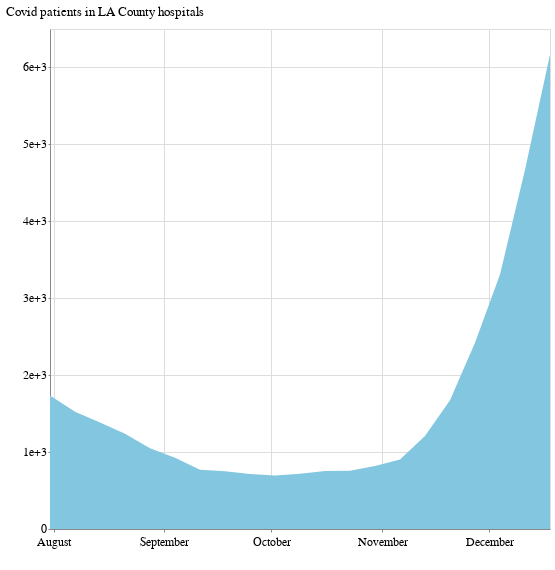

Notebook source saved alongside this figure:
### Code cell
alt.Chart(la_grouped).mark_area().encode(
    x=alt.X('week:T', axis=alt.Axis(format='', title=' ', tickCount=3)),
    y = alt.Y('all_covid_patients', title='Covid patients in LA County hospitals', axis=alt.Axis(format='', tickCount=6)),
).properties(width=500, height=500)

### Figure 1 — Vega-Lite specification as saved in the notebook (floating-point values rounded to 4 significant figures)
{"config": {"view": {"width": 800, "height": 450}, "background": "#ffffff", "title": {"anchor": "start", "font": "Benton Gothic Bold, sans", "fontColor": "#000000", "fontSize": 22, "fontWeight": "normal"}, "arc": {"fill": "#82c6df"}, "area": {"fill": "#82c6df"}, "line": {"stroke": "#82c6df", "strokeWidth": 3}, "path": {"stroke": "#82c6df"}, "rect": {"fill": "#82c6df"}, "shape": {"stroke": "#82c6df"}, "bar": {"fill": "#82c6df"}, "point": {"stroke": "#82c6df"}, "symbol": {"fill": "#82c6df", "size": 30}, "axis": {"titleFont": "Benton Gothic Bold, sans", "titleFontSize": 13, "titleFontWeight": "normal", "labelFont": "Benton Gothic, sans", "labelFontSize": 11.5, "labelFontWeight": "normal"}, "axisX": {"labelAngle": 0, "labelPadding": 4, "tickSize": 3}, "axisY": {"labelBaseline": "middle", "maxExtent": 45, "minExtent": 45, "tickSize": 2, "titleAlign": "left", "titleAngle": 0, "titleX": -45, "titleY": -11}, "legend": {"titleFont": "Benton Gothic Bold, sans", "titleFontSize": 13, "titleFontWeight": "normal", "symbolType": "square", "labelFont": "Benton Gothic, sans", "labelFontSize": 11.5}, "range": {"category": ["#3580b1", "#ec8431", "#ab7fb4", "#c89d29", "#adc839", "#829eb1"], "diverging": ["#e68a4f", "#f4bb6a", "#f9e39c", "#dadfe2", "#a6b7c6", "#849eae"], "heatmap": ["#fbf2c7", "#f9e39c", "#f8d36e", "#f4bb6a", "#e68a4f", "#d15a40", "#ab4232"], "ordinal": ["#fbf2c7", "#f9e39c", "#f8d36e", "#f4bb6a", "#e68a4f", "#d15a40", "#ab4232"], "ramp": ["#fbf2c7", "#f9e39c", "#f8d36e", "#f4bb6a", "#e68a4f", "#d15a40", "#ab4232"]}}, "data": {"name": "data-48c992eca108cfc9b073a17a53132d7f"}, "mark": "area", "encoding": {"x": {"type": "temporal", "axis": {"format": "", "tickCount": 3, "title": " "}, "field": "week"}, "y": {"type": "quantitative", "axis": {"format": "", "tickCount": 6}, "field": "all_covid_patients", "title": "Covid patients in LA County hospitals"}}, "height": 500, "width": 500, "$schema": "https://vega.github.io/schema/vega-lite/v4.0.2.json", "datasets": {"data-48c992eca108cfc9b073a17a53132d7f": [{"county": "Los Angeles", "week": "2020-07-31T00:00:00", "all_covid_patients": 1735.0, "covid_patients_share": 0.15}, {"county": "Los Angeles", "week": "2020-08-07T00:00:00", "all_covid_patients": 1524.0, "covid_patients_share": 0.13}, {"county": "Los Angeles", "week": "2020-08-14T00:00:00", "all_covid_patients": 1384.0, "covid_patients_share": 0.12}, {"county": "Los Angeles", "week": "2020-08-21T00:00:00", "all_covid_patients": 1237.0, "covid_patients_share": 0.1}, {"county": "Los Angeles", "week": "2020-08-28T00:00:00", "all_covid_patients": 1050.0, "covid_patients_share": 0.09}, {"county": "Los Angeles", "week": "2020-09-04T00:00:00", "all_covid_patients": 926.0, "covid_patients_share": 0.08}, {"county": "Los Angeles", "week": "2020-09-11T00:00:00", "all_covid_patients": 769.0, "covid_patients_share": 0.07}, {"county": "Los Angeles", "week": "2020-09-18T00:00:00", "all_covid_patients": 752.0, "covid_patients_share": 0.06}, {"county": "Los Angeles", "week": "2020-09-25T00:00:00", "all_covid_patients": 716.0, "covid_patients_share": 0.06}, {"county": "Los Angeles", "week": "2020-10-02T00:00:00", "all_covid_patients": 696.0, "covid_patients_share": 0.06}, {"county": "Los Angeles", "week": "2020-10-09T00:00:00", "all_covid_patients": 717.0, "covid_patients_share": 0.06}, {"county": "Los Angeles", "week": "2020-10-16T00:00:00", "all_covid_patients": 753.0, "covid_patients_share": 0.06}, {"county": "Los Angeles", "week": "2020-10-23T00:00:00", "all_covid_patients": 756.0, "covid_patients_share": 0.06}, {"county": "Los Angeles", "week": "2020-10-30T00:00:00", "all_covid_patients": 818.0, "covid_patients_share": 0.07}, {"county": "Los Angeles", "week": "2020-11-06T00:00:00", "all_covid_patients": 904.0, "covid_patients_share": 0.08}, {"county": "Los Angeles", "week": "2020-11-13T00:00:00", "all_covid_patients": 1210.0, "covid_patients_share": 0.1}, {"county": "Los Angeles", "week": "2020-11-20T00:00:00", "all_covid_patients": 1675.0, "covid_patients_share": 0.14}, {"county": "Los Angeles", "week": "2020-11-27T00:00:00", "all_covid_patients": 2422.0, "covid_patients_share": 0.19}, {"county": "Los Angeles", "week": "2020-12-04T00:00:00", "all_covid_patients": 3308.0, "covid_patients_share": 0.25}, {"county": "Los Angeles", "week": "2020-12-11T00:00:00", "all_covid_patients": 4671.0, "covid_patients_share": 0.34}, {"county": "Los Angeles", "week": "2020-12-18T00:00:00", "all_covid_patients": 6167.0, "covid_patients_share": 0.43}]}}
